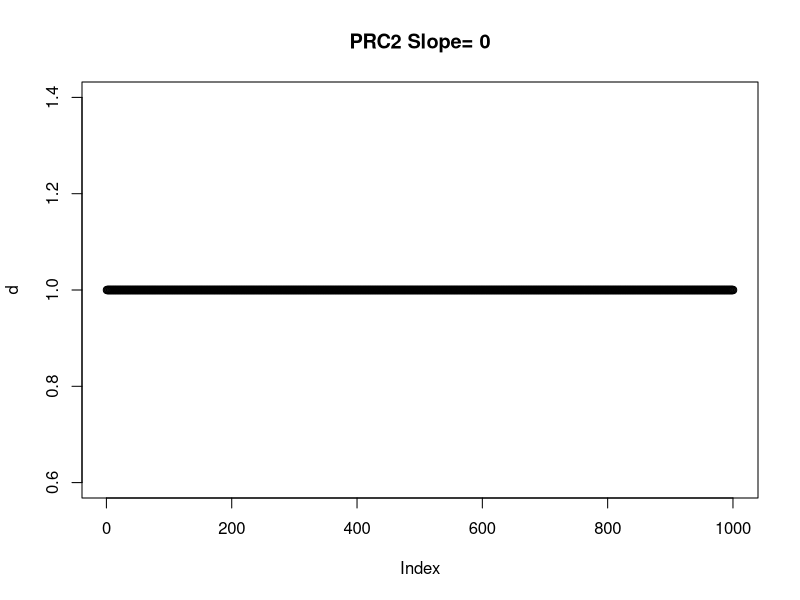
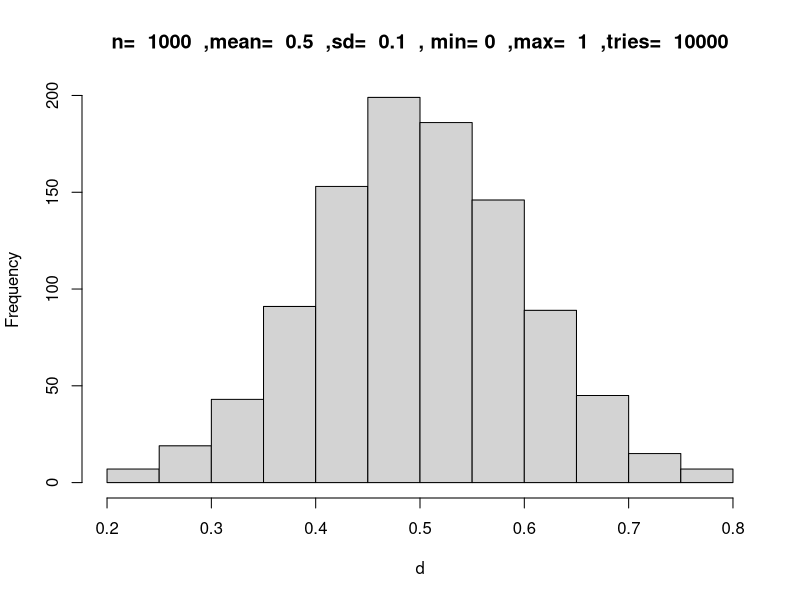
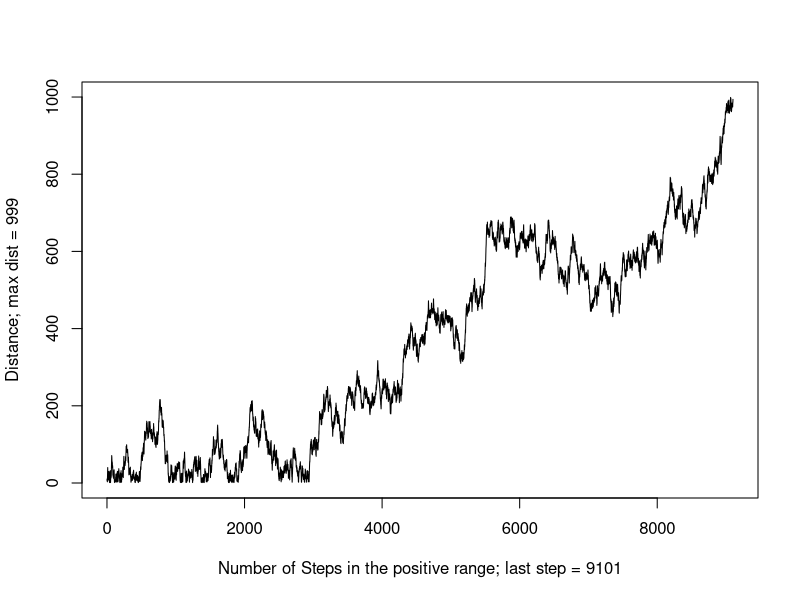

Source code (R) for these figures, in order: (Note: a time limit stopped this script after it produced the figures.)
#### 1- Preparing Simulation ####
rm(list=ls())
par(mfrow=c(1,1))

# this_version = a prefix to the results' directory which contains information on the parameters and a version name. Just to keep tracks of versions.
this_version="A6.1-Constant-prc2location-H3.3-Only-in-OpenChr-Prob-K27M"

# homdir= any directory on your computer where you want to store the simulation results and plots, please make sure you have permission to write
homedir="~/Desktop/Desktop_June_2018/Histone_Mark_Simulation/Constant_clock/"

# Please do not change this, this is to avoid the scietific connotation in the results
options(scipen=999)

#### 2- Defining parameters ####
# Length of the chromatin (i.e. number of uncleosomes)
chromlength=1000

# For the purpose of plotting
snapshot_interval=1000


# Population size (number of chromatins)
populationSize=100

# Keeping record of populations' different marks throughout the life-time.
# This is a list that at each timer tick, a dataframe will be added to. These data frames contain the summation of the entire populations' 4 marks.
# This list will be used for plotting the average values of the entire population for chromosome plots at each interval (set by user) and the average plots for 4 different marks
# as well as where the simulation should stop based on the variance changes in the average values between consecutive timer ticks
population_history<-list()

# Maximum number of cycles (maximum) before the simulation stops. This will reach only if we don't get to a steady state before
life=50
var_threshold=0.00001

# Transition probabilities, the first number is the current state the second number os the next state, e.g. Tp01 means the probability of transitioning from K27me0 to K27me1 and so on.
# Note that adding me to higher methylation states is apparently harder thus the diffrence
Tp00=0.08
Tp01=0.92
Tp02=0
Tp03=0

Tp11=0.15
Tp12=0.85
Tp13=0

Tp22=0.44
Tp23=0.56

# The probability of mitosis happening at any move of PRC2
mitosis_prob=0.000001

# Distribution of the genes, and other mark domains. It can be a list of several domains. Be careful with overlaps and going over the chromosome length
genic_structure=list(c(981,1000))
expression_structure=list(c(981:1000))
openchromatin=list(c(0:99),c(400:499))
k36me2_structure=list(c(701,850))
k36me3_structure=list(c(701,850))

# 5% of the genome but mostly found in expressed genes (open chromatin regions)
K27Mprobability=0.5

# likelihood of H3.3 to appear on a nucleosome in open chromatin
h33probInOpenChr=0.8

#Length of open chromatin
openChrlength=sum(sapply(openchromatin, length))

# Probability of H3 outside of oepn chromatin
h33probInChr=(openChrlength-(openChrlength*h33probInOpenChr))/(chromlength-openChrlength)

# The value below shows how long K27M in scale of timer ticks prc2location will stall the PRC2. In other words, if the probability of mitosis is 1/1000 and the value below is 1/10, that means K27M will stall PRC2 100 times more than its regular speed which is 1000 rounds per mitosis.
stallingforK27M=50

# How much K36me2 affects the deposition of K27me3 (zero= completely prevents it, 1= not affecting at all) This value will be multiplied by the probability of the deposition, thus closer to 0 means lowering the probability more.
k36me2Effect=0.9

# How much K36me3 affects the deposition of K27me3 (zero= completely prevents it, 1= not affecting at all) This value will be multiplied by the probability of the deposition, thus closer to 0 means lowering the probability more.
k36me3Effect=0.6

# Peakiness of K36me2 and K36me3 [0,0.1] (0 is a uniform block, 0.1 is a very sharp peak)
K36_slope=0.0005

# This factor indicates how big the previous nucleosome's status affects the deposition of K27me3. i.e. 2 means it makes it twice as likely, 10 means times likely etc.
neighborK27me3bonus=10

# Prc2 movement model (0=sequenctial from nucleosome 1, 1=random walk, 2=random association)
prc2MovementModel=2

# Slope of PRC2 falling off [0,0.1] (0 is a non-falling off, 0.1 is a very sharp slope)
prc2_slop=0.0005
if(prc2MovementModel==2)
{prc2_slop=0.0}


# If the random walk model is set, this value sets the maximum number of steps for PRC2 before it falls off the chromatin
maximumsteps=10000

# The maximum size of each step in random walk model
stepsize=10





# Creating a directory to save the plots
#newdir=paste(homedir,this_version,"-",gsub(":","_",gsub(" ","-",date())),"-","chrmlngth_",chromlength,"-pop_",populationSize,"-add01-12-23_0213-",Tp01,"-",Tp12,"-",Tp23,"-",Tp02,"-mitosis_prob_",mitosis_prob,"_Randomwalk_",prc2MovementModel,"_neighbor_",neighborK27me3bonus,"x","/",sep = "")
#system(paste("mkdir -p ",newdir,sep = ""))
#system(paste("mkdir -p ",newdir,"cell1/",sep = ""))
#setwd(newdir)





#### Defining the probability of PRC2 falling off chromatin based on nucleosomeNumber and length of the chromosome
slope <- function(current_position,slope_factor)
{
  # this changed: prc2hl()--> slope()
  hl<-(1-slope_factor)^current_position
  return(hl)
}




#### Testing PRC2 half life slope
# Testin prc2hl
d<-c()
for (z in 1:1000)
{
  d<-c(d,slope(z, prc2_slop))
}
plot(d, main = paste("PRC2 Slope= ",prc2_slop,sep = ""))


#### Defining normal distribution with min and max and mean and sd
mysamp <- function(n, m, s, lwr, upr, nnorm) {
  samp <- rnorm(nnorm, m, s)
  samp <- samp[samp >= lwr & samp <= upr]
  if (length(samp) >= n) {
    return(sample(samp, n))
  }  
  stop(simpleError("Not enough values to sample from. Try increasing nnorm."))
}





#### Testing Normal distribution shape
##### Drawing a normal distribution with n values, standard deviation of sd with predefined minimum, maximum and average values from a pool of nnorm values.
# Testin prc2hl
d<-c()
n=1000
m=0.5
s=0.1
lwr=0
upr=1
nnorm=10000
d<-mysamp(n,m,s,lwr,upr,nnorm)
hist(d, main = paste("n= ",n," ,mean= ",m," ,sd= ",s, " , min=",lwr," ,max= ",upr," ,tries= ",nnorm))




#### 3- Instructions for creating chromatin zero (with predefined Size and all the marks and structures set to 0) ####
createNakedChromatin <- function(chromSize)
{
  chromatin<-data.frame(integer(chromSize),integer(chromSize),integer(chromSize),integer(chromSize),integer(chromSize),integer(chromSize),integer(chromSize),integer(chromSize),integer(chromSize),integer(chromSize),integer(chromSize),integer(chromSize),double(chromSize))
  colnames(chromatin)<-c("N","S","me0","me1","me2","me3","K36me2","K36me3","genic","expression","h33","K27M","prc2_falling_chance")
  for (s in 1:chromSize)
  {
    chromatin$N[s]=s
    chromatin$S[s]=0
    chromatin$me0[s]=1
    chromatin$me1[s]=0
    chromatin$me2[s]=0
    chromatin$me3[s]=0
    chromatin$K36me2[s]=0
    chromatin$K36me3[s]=0
    chromatin$genic[s]=0
    chromatin$expression[s]=0
    chromatin$h33[s]=0
    chromatin$K27M=0
    chromatin$prc2_falling_chance=0
  }
  results<-list("add1"=0,"add2"=0,"add3"=0,"add0"=0,"rando"=0,"prc2_attached"=1,"chr"=chromatin)
  return(results)
}


#### 4- Functions for modifying chromatin zero ####

## 4-1: Adding genic structure
depositgene<-function(chrom,genic_structure)
{
  for (k in genic_structure)
  {
    start=k[1]
    end=k[length(genic_structure[k])]
    for (q in start:end)
    {
      chrom$genic[q]=1
    }
  }
  return(chrom)
}


## 4-2: Adding uniform expression
depositexpression<-function(chrom,expression_structure)
{
  for (k in expression_structure)
  {
    start=k[1]
    end=k[length(expression_structure[k])]
    for (q in start:end)
    {
      chrom$expression[q]=1
    }
  }
  return(chrom)
}


#### 4-3: Adding K36me2 and K36me3

### First, defining the type of peak (how sharp or flat)
shapeOfK36mark<-function(start,end,K36_slope)
{
  d1<-c()
  k36memarklength=(end-start)/2
  K36peakiness = K36_slope
  for (i in 1:k36memarklength)
  {
    d1<-c(d1,slope(i, K36peakiness))
  }
  d2<-rev(d1)
  d<-c(d2,d1)
  return(d)
}



### 4-4: depositing k36me2 mark based on the peak model
depositk36me2<-function(chrom,k36me2_structure)
{
  for (k in k36me2_structure)
  {
    start=k[1]
    end=k[length(k36me2_structure[k])]
    i=1
    for (q in start:end)
    {
      if (!is.na(shapeOfK36mark(start,end,K36_slope)[i]) && shapeOfK36mark(start,end,K36_slope)[i] > runif(n=1,min=0,max=1))
      {
        chrom$K36me2[q]=1
      } else { chrom$K36me2[q]=0 }
      i=i+1
    }
  }
  chrom$K36me2[is.na(chrom$K36me2)] <- 0
  return(chrom)
}


### 4-5: depositing k36me3 mark based on the peak model
depositk36me3<-function(chrom,k36me_structure)
{
  for (k in k36me3_structure)
  {
    start=k[1]
    end=k[length(k36me3_structure[k])]
    i=1
    for (q in start:end)
    {
      if (!is.na(shapeOfK36mark(start,end,K36_slope)[i]) && shapeOfK36mark(start,end,K36_slope)[i] > runif(n=1,min=0,max=1))
      {
        chrom$K36me3[q]=1
      } else { chrom$K36me3[q]=0 }
      i=i+1
    }
  }
  chrom$K36me3[is.na(chrom$K36me3)] <- 0
  return(chrom)
}


####4-6-0: Distribution of H3.3 in Open chromatin
## around 10% of the nucleosomes have H3.3 which are the histones that get mutated (with ~50% likelihood)
## These histones are mainly concentrated in open chromatin (likelihoods can change). 
## Thiss function defines the distribution of H3.3 (in open chromatin as long as rest of the genome with lower likelihood)



addH33 <- function(chrom,openchromatin,h33probInChr,h33probInOpenChr)
{
  for (k in 1:nrow(chrom))
  {
    j=0
    for (i in 1:length(openchromatin))
    { 
      if (k %in% openchromatin[[i]])
      {
      j=1
      } 
    }
    
    if(j==1)
    {
    
      if (runif(n=1,min = 0,max=1) <= h33probInOpenChr)
      {
      chrom$h33[k]=1
      }
    }
    else if(j==0)
    {
    if (runif(n=1,min = 0,max=1) <= h33probInChr)
      {
      chrom$h33[k]=1
      }
    }
  }
return(chrom)
}


#### 4-6: Adding K27M mutation
## below is the changed version based on the presence of H3.3 only in open chromatin i.e. expression_structure
## around 10% of H3s are H3.3 and around half of them are mutated
addk27m <- function(chrom)
{
  for (k in 1:nrow(chrom))
  {
    check=runif(n=1,min = 0,max=1)
    if (check < K27Mprobability && chrom$h33[k]==1)
    {
      chrom$K27M[k]=1
    }
  }
  return(chrom)
}

#### 4-7: PRC2 random-walking on the chromatin
randomwalkme<-function(chromlength,maxstepsize,maxsteps)
{
  d<-c()
  distance=0
  chromlength=chromlength
  i=1
  while(abs(distance) <= chromlength && i < maxsteps){
    right=round(runif(n=1,min=1,max=maxstepsize),digits = 0)
    left=round(runif(n=1,min=-1*(maxstepsize),max=-1),digits = 0)
    distance=distance+sample(x = c(left,right),size = 1,replace = T,prob = c(0.5,0.5))
    if (distance < 0)
    {
      distance=0
    }
    d<-c(d,distance)
    i=i+1
  }
  d<-subset(d,d[]>0 & d[] <=chromlength)
  if(length(d)<1) {d=1}
  return(d)
}

##### Testing Randomwalk function
test<-randomwalkme(1000,10,10000)
plot(test,type="l",ylab = paste("Distance; max dist = ",max(test),sep=""),xlab = paste("Number of Steps in the positive range; last step = ",length(test),sep=""))



## If randomwalk is chosen for PRC2 move, the "PRC2moveVector" variable which is an vector made of randomwalked variables will be the order of PRC2 moves, otherwise, if randomwalk is set to zero, it'll be a vector of 0 to size of the chromatin.
if (prc2MovementModel==0)
{
  PRC2moveVector=c(1:chromlength)
} else if(prc2MovementModel==1)
{
  PRC2moveVector=randomwalkme(chromlength,stepsize,maximumsteps)
} else if (prc2MovementModel==2)
{
  PRC2moveVector=sample(c(1:chromlength),size = life*snapshot_interval,replace = TRUE)
}

#### Creating chromatin zero
chromatin<-createNakedChromatin(chromlength)
### Preparing the naked chromosome for K27me1,2,3 simulation by deposition of predefined K36me2,3 marks as well as defining genic regions, K27M mutation in open chromatin, and expression in different regions

chromatin[["chr"]]<-depositgene(chromatin[["chr"]],genic_structure)
chromatin[["chr"]]<-depositexpression(chromatin[["chr"]],expression_structure)
chromatin[["chr"]]<-depositk36me2(chromatin[["chr"]],k36me2_structure)
chromatin[["chr"]]<-depositk36me3(chromatin[["chr"]],k36me3_structure)



#### 4-8: Defining mitosis function
mitosis <- function (chromatin){
  for (i in 1:nrow(chromatin)) 
  {
    check=runif(n=1,min = 0,max=1)
    if (check > 0.5)
    {
      chromatin$S[i]=0
      chromatin$me0[i]=1
      chromatin$me1[i]=0
      chromatin$me2[i]=0
      chromatin$me3[i]=0
    }
  }
  return (chromatin)
}
# Testing mitosis
# test<-chromatin[["chr"]]
# test$S=1
# test$me1=1
# test$me0=0
# test2<-mitosis(test)
# View(test)
# View(test2)
# 



#### 4-9: Depositing K27 me marks on each nucleosome
deposit<-function(chromatin,nucleosomeNumber)
{
  
  #choosing a random number between 0 and 1 for testing with the probability of each scenario
  rando=runif(n=1,min=0,max=1) 
  
  k36me2penalty=k36me3penalty=0
  if(chromatin[["chr"]]$K36me2[nucleosomeNumber]==1)
  {k36me2penalty=k36me2Effect}
  if(chromatin[["chr"]]$K36me3[nucleosomeNumber]==1)
  {k36me3penalty=k36me3Effect}
  
  #When PRC2 makes it to each nucleosome, checks the current state (S). If the current state shows no K27me (1,2, or 3)   
  if (chromatin[["chr"]]$S[nucleosomeNumber] == 0)
  {
    #If the random generate number falls between zero and Tp00 (times the chance of falling off) nothing changes
    if (rando < Tp00*k36me2penalty && rando < Tp00*k36me3penalty)
    {
      chromatin[["chr"]]$S[nucleosomeNumber]=0
      chromatin[["chr"]]$me0[nucleosomeNumber]=1
      chromatin[["chr"]]$me1[nucleosomeNumber]=0
      chromatin[["chr"]]$me2[nucleosomeNumber]=0
      chromatin[["chr"]]$me3[nucleosomeNumber]=0
    } 
    # If it falls between zero and Tp01(*fall off chance), changes the S from 0 to 1
    else if(rando < Tp01*k36me2penalty && rando < Tp01*k36me3penalty) {
      chromatin[["chr"]]$S[nucleosomeNumber]=1
      chromatin[["chr"]]$me0[nucleosomeNumber]=0
      chromatin[["chr"]]$me1[nucleosomeNumber]=1
      chromatin[["chr"]]$me2[nucleosomeNumber]=0
      chromatin[["chr"]]$me3[nucleosomeNumber]=0
    } 
    # If it falls between zero and Tp02(*fall off chance), changes the S from 0 to 2
    else  if(rando < Tp02*k36me2penalty && rando < Tp02*k36me3penalty) {
      chromatin[["chr"]]$S[nucleosomeNumber]=2
      chromatin[["chr"]]$me0[nucleosomeNumber]=0
      chromatin[["chr"]]$me1[nucleosomeNumber]=0
      chromatin[["chr"]]$me2[nucleosomeNumber]=1
      chromatin[["chr"]]$me3[nucleosomeNumber]=0
    } 
    # If it falls between zero and Tp03(*fall off chance), changes the S from 0 to 3
    else  if(rando < Tp03*k36me2penalty && rando < Tp03*k36me3penalty) {
      chromatin[["chr"]]$S[nucleosomeNumber]=3
      chromatin[["chr"]]$me0[nucleosomeNumber]=0
      chromatin[["chr"]]$me1[nucleosomeNumber]=0
      chromatin[["chr"]]$me2[nucleosomeNumber]=0
      chromatin[["chr"]]$me3[nucleosomeNumber]=1
    }
  }
  ## Same story as above if the current state is 1
  else if (chromatin[["chr"]]$S[nucleosomeNumber] == 1)  {
    if(rando < Tp11*k36me2penalty && rando < Tp11*k36me3penalty)
    {
      chromatin[["chr"]]$S[nucleosomeNumber]=1
      chromatin[["chr"]]$me0[nucleosomeNumber]=0
      chromatin[["chr"]]$me1[nucleosomeNumber]=1
      chromatin[["chr"]]$me2[nucleosomeNumber]=0
      chromatin[["chr"]]$me3[nucleosomeNumber]=0
    } else if(rando < Tp12*k36me2penalty && rando < Tp12*k36me3penalty) {
      chromatin[["chr"]]$S[nucleosomeNumber]=2
      chromatin[["chr"]]$me0[nucleosomeNumber]=0
      chromatin[["chr"]]$me1[nucleosomeNumber]=0
      chromatin[["chr"]]$me2[nucleosomeNumber]=1
      chromatin[["chr"]]$me3[nucleosomeNumber]=0
    } else  if(rando < Tp13*k36me2penalty && rando < Tp13*k36me3penalty) {
      chromatin[["chr"]]$S[nucleosomeNumber]=3
      chromatin[["chr"]]$me0[nucleosomeNumber]=0
      chromatin[["chr"]]$me1[nucleosomeNumber]=0
      chromatin[["chr"]]$me2[nucleosomeNumber]=0
      chromatin[["chr"]]$me3[nucleosomeNumber]=1
    } 
  } 
  ## Same story as above if the current state is 2, except here we have the bonus for the previous nucleosome having K27me3 mark
  else if (chromatin[["chr"]]$S[nucleosomeNumber] == 2)  {
    if(rando < Tp22*k36me2penalty && rando < Tp22*k36me3penalty)
    {
      chromatin[["chr"]]$S[nucleosomeNumber]=2
      chromatin[["chr"]]$me0[nucleosomeNumber]=0
      chromatin[["chr"]]$me1[nucleosomeNumber]=0
      chromatin[["chr"]]$me2[nucleosomeNumber]=1
      chromatin[["chr"]]$me3[nucleosomeNumber]=0
    } else if(rando < Tp23*k36me2penalty && rando < Tp23*k36me3penalty)  {
      chromatin[["chr"]]$S[nucleosomeNumber]=3
      chromatin[["chr"]]$me0[nucleosomeNumber]=0
      chromatin[["chr"]]$me1[nucleosomeNumber]=0
      chromatin[["chr"]]$me2[nucleosomeNumber]=0
      chromatin[["chr"]]$me3[nucleosomeNumber]=1
    }
  }
  #  print (paste("rando: ",rando,sep=""))
  return(chromatin)
}




## Creating the initial population 
population<-list()
#currentpop<-list()  
currentpop<-list("prc2location"=1,"chr"=createNakedChromatin(chromlength)[["chr"]])  
currentpop[["chr"]]$me0=0


me0avg<-c()
me1avg<-c()
me2avg<-c()
me3avg<-c()
k36me2avg<-c()
k36me3avg<-c()
k27mavg<-c()


# Deciding where the K27M mutated nucleosomes will appear on the chromatin
thispopulationk27mdistribution<-chromatin[["chr"]]$K27M


#### 5- RUNNING POPULATION SIMULATION  ####
# Setting up the population abd the simulation parameters

stall=0
prc2location=1
timer=1
mitosis_count=0
prc2_round_counter=0

#### Create the naked chromatin for the population simulation
for (p in 1:populationSize)
{
  population[[p]]<-createNakedChromatin(chromlength)
  population[[p]][["chr"]]<-depositk36me2(population[[p]][["chr"]],k36me2_structure)
  population[[p]][["chr"]]<-depositk36me3(population[[p]][["chr"]],k36me3_structure)
  population[[p]][["chr"]]<-depositgene(population[[p]][["chr"]],genic_structure)
  population[[p]][["chr"]]<-depositexpression(population[[p]][["chr"]],expression_structure)
  population[[p]][["chr"]]<-addH33(population[[p]][["chr"]],openchromatin,h33probInChr,h33probInOpenChr)
  population[[p]][["chr"]]<-addk27m(population[[p]][["chr"]])
  
}  

## Testing the distribution of H3.3 and K27M
populationTotal<-data.frame(integer(chromlength),integer(chromlength))
colnames(populationTotal)<-c("h33","k27m")
for (i in 1:populationSize)
{
  populationTotal$h33<-populationTotal$h33+population[[i]][["chr"]]$h33
  populationTotal$k27m<-populationTotal$k27m+population[[i]][["chr"]]$K27M
}
## End of test


## Initializing the plotting events
population_Marks_sum<-data.frame(me0=integer(chromlength),me1=integer(chromlength),me2=integer(chromlength),me3=integer(chromlength))
population_Marks_sum$me0=0
population_Marks_sum$me1=0
population_Marks_sum$me2=0
population_Marks_sum$me3=0


average_values0<-c()
average_values1<-c()
average_values2<-c()
average_values3<-c()



#@@@@@@@@@@@@@@@@@@@@@@@@@@@@@@@@@@@@@@@@@@@@@@@@@@@@@@@@@@@@@@@@@@@@@@@@@@@  
# Begginning of timer's life
prc2pathindex=1
breaking=0
while (timer <= life*snapshot_interval)
{
  
  if(prc2location%%chromlength==0 || prc2location==1 && prc2MovementModel<2){print (paste("Timer: ",timer," > prc2location: ",prc2location,sep = ""))}
  
  ### Check if the prc2 has reached the end of chromosome and if so, reset it to first nucleosome  
  if ((prc2location-1) %% chromlength == 0 && prc2MovementModel<2) 
  {
    if(prc2MovementModel==1){
      prc2path<-randomwalkme(chromlength,stepsize,life)
    } else if (prc2MovementModel==0) {prc2path<-c(1:chromlength)}
    
    prc2pathindex=1
    prc2location=1
    prc2_round_counter=prc2_round_counter+1
    
  }
  ###NEW
  if (prc2MovementModel==2) 
  {
  prc2path<-PRC2moveVector
  prc2_round_counter=prc2_round_counter+1
  }
  ### Checking out if PRC2 is still attached
  
  
  #### If the simulation has been going on for at least one round of time, then start the deposition
  if (prc2location > 0 && timer > 0) ### Start of the actual deposition 
  {
    prc2_threshold<-slope((prc2location),prc2_slop)
    
    for (p in 1:populationSize) ## We go position by position across all individuals in the population
    {
      if(population[[p]][["chr"]]$prc2_falling_chance[prc2location] <= prc2_threshold || prc2location==1)
      {
        population[[p]]$prc2_attached=1
      }
      else {
        population[[p]]$prc2_attached=0
        population[[p]][["chr"]]$prc2_falling_chance[prc2location]=1
      }
      
      ####### Now if PRC2 is attached:
      if (population[[p]]$prc2_attached==1)
      {
        population[[p]]<-deposit(population[[p]],prc2location)
        population[[p]][["chr"]]$prc2_falling_chance[prc2location] <- runif(1,min = 0,max=1)
      }
      mitosis_chance=runif(n=1,min=0,max=1)
      if (mitosis_chance < mitosis_prob )
      {
        population[[p]][["chr"]]<-mitosis(population[[p]][["chr"]])
        mitosis_count=mitosis_count+1
        mitosis_chance=0
        print(paste("individual: ",p," > timer: ",timer," > prc2 attachment: ",prc2_round_counter,sep=""))
      }
      if(prc2location%%snapshot_interval==0 || timer==1)
      {      
        population_Marks_sum$me0<-population_Marks_sum$me0+population[[p]][["chr"]]$me0
        population_Marks_sum$me1<-population_Marks_sum$me1+population[[p]][["chr"]]$me1
        population_Marks_sum$me2<-population_Marks_sum$me2+population[[p]][["chr"]]$me2
        population_Marks_sum$me3<-population_Marks_sum$me3+population[[p]][["chr"]]$me3
        if(p==populationSize)
        {
          print (paste("prc2location=",prc2location,"~",chromlength," > p=",p,"~",populationSize))
          average_values0<-c(average_values0,sum(population_Marks_sum$me0)/(populationSize*chromlength))
          average_values1<-c(average_values1,sum(population_Marks_sum$me1)/(populationSize*chromlength))
          average_values2<-c(average_values2,sum(population_Marks_sum$me2)/(populationSize*chromlength))
          average_values3<-c(average_values3,sum(population_Marks_sum$me3)/(populationSize*chromlength))
          population_Marks_sum$me0=0
          population_Marks_sum$me1=0
          population_Marks_sum$me2=0
          population_Marks_sum$me3=0
          
          # Check if K27me3 has reached plateau (variance of the last 5 average values < 0.001)
          if(length(average_values3) > 5)
          {
            var3<-var(average_values3[(length(average_values3)-5):length(average_values3)])
            var2<-var(average_values2[(length(average_values2)-5):length(average_values2)])
            var1<-var(average_values1[(length(average_values1)-5):length(average_values1)])
            var0<-var(average_values0[(length(average_values0)-5):length(average_values0)])
            
            if((var3 < var_threshold && var2 < var_threshold && var1 < var_threshold && var0 < var_threshold) || timer==life)
            {
              #print (paste("breaking time:",timer,sep=""))
              breaking=1;
            }
          }
        }
      }
    }
    
    
    # Stall starts at zero. At the end of each timer round, stall is checked, if zero, 
    # that means there was no K27M at the position where prc2 is landed at the time=timer and it can move on, 
    # if stall was larger than zero, then it means there was a K27M and the prc2location cannot change 
    # unless the stall surpasses a threshold (for example 50 which equals to timer cycle going on for 50 rounds or 
    # in other words the prc2 has been stalled for 50 round)
    if (population[[p]][["chr"]]$K27M[(prc2location+1)]==1 && prc2location<1000)
    {  
      stall=stall+1
    }
    
  } ### End of actions if prc2 is located farther than the start point and timer > 0
  
  
  timer=timer+1
  if(stall > stallingforK27M || stall ==0)
  {
    stall=0
    prc2pathindex=prc2pathindex+1
    if(prc2pathindex > chromlength){prc2pathindex=1}
    prc2location=prc2path[prc2pathindex]
    
    ## Changing the prc2 attachment chance only if the prc2 is moving
    population[[p]][["chr"]]$prc2_falling_chance<-runif(1,min = 0,max=1)
  } else {prc2location=prc2location}
  
  
  if(breaking==1)
  {
    print (paste("breaking time:",timer,sep=""))
    break; 
  }
  
  #@@@@@@@@@@@@@@@@@@@@@@@@@@@@@@@@@@@@@@@@@@@@@@@@@@@@@@@@@@@@@@@@@@@@@@@@@@@  
} ### End of timer's life


print(paste("Number of mitosis: ",mitosis_count,sep=""))
print(paste("Prc2 Rounds: ",prc2_round_counter,sep=""))

#### 6- Plotting the average values ####

# par(mfrow=c(2,2))
# yaxis_marks<-seq(from = 0, to = timer, by = snapshot_interval)
# plot(average_values0,type = "l",xaxt="n",xlab="Timer",ylab="me0",ylim=c(0,1.2))
# axis(1, at=(yaxis_marks/snapshot_interval), labels=yaxis_marks) 
# plot(average_values1,type = "l",xaxt="n",xlab="Timer",ylab="me1")
# axis(1, at=(yaxis_marks/snapshot_interval), labels=yaxis_marks) 
# plot(average_values2,type = "l",xaxt="n",xlab="Timer",ylab="me2")
# axis(1, at=(yaxis_marks/snapshot_interval), labels=yaxis_marks) 
# plot(average_values3,type = "l",xaxt="n",xlab="Timer",ylab="me3")
# axis(1, at=(yaxis_marks/snapshot_interval), labels=yaxis_marks) 
# 

#### 7- Plotting the end chromatin situation ####

plot_df<-data.frame(me0=integer(chromlength),me1=integer(chromlength),me2=integer(chromlength),me3=integer(chromlength))
plot_df$me0=0
plot_df$me1=0
plot_df$me2=0
plot_df$me3=0
plot_df$k36me2=0
plot_df$k36me3=0


for (i in 1:populationSize)
{
  plot_df$me0<-plot_df$me0+population[[i]][["chr"]]$me0
  plot_df$me1<-plot_df$me1+population[[i]][["chr"]]$me1
  plot_df$me2<-plot_df$me2+population[[i]][["chr"]]$me2
  plot_df$me3<-plot_df$me3+population[[i]][["chr"]]$me3
  plot_df$k36me2<-plot_df$k36me2+population[[i]][["chr"]]$K36me2
  plot_df$k36me3<-plot_df$k36me3+population[[i]][["chr"]]$K36me3
}

plot_df<-plot_df/populationSize


par(mfrow=c(4,1))
plot(populationTotal$h33/populationSize,ylim=c(0,1),type="h", ylab = "h3.3")
plot(populationTotal$k27m/populationSize,ylim=c(0,1),type="h",ylab="k27m")
plot(plot_df$k36me2,ylim=c(0,1),ylab = "k36me2",type = "h")
plot(plot_df$k36me3,ylim=c(0,1),ylab = "k36me3",type = "h")


par(mfrow=c(4,1))
plot(plot_df$me0,ylim=c(0,1),ylab = "me0",type = "h")
plot(plot_df$me1,ylim=c(0,1),ylab = "me1",type = "h")
plot(plot_df$me2,ylim=c(0,1),ylab = "me2",type = "h")
plot(plot_df$me3,ylim=c(0,1),ylab = "me3",type = "h")



### ToDo: To put back the effect of neighboring nucleosomes (last step)
